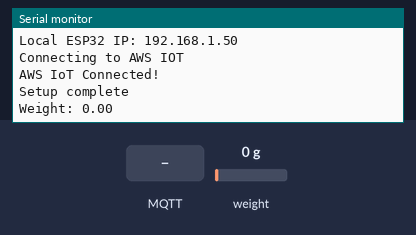
A sketch run on a simulated ESP32. On the bench: the last lines printed to the serial monitor. Inputs (shaded band) come from the test bench; at power-on: weight on the scale 0 g. WiFi joins after 1.5 s; servers stay silent unless stated; no MQTT or app messages arrive unless stated.

Above: at 5.1 s.
5.2 s: MQTT message "1" arrives on the first subscribed topic
At 6.8 s:
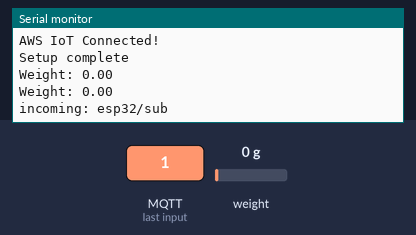
7.4 s: weight on the scale set to 100 g
At 8.5 s:
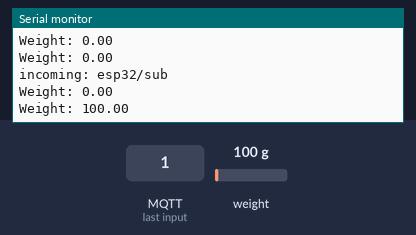
8.9 s: weight on the scale set to 1250 g
At 9.3 s:
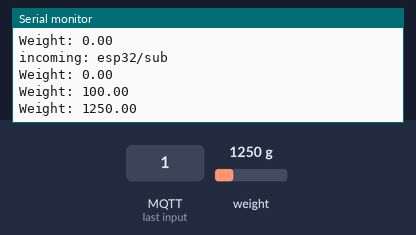
Timing chart, 0 to 11.9 s (numbered marks = the images above; inputs shaded):
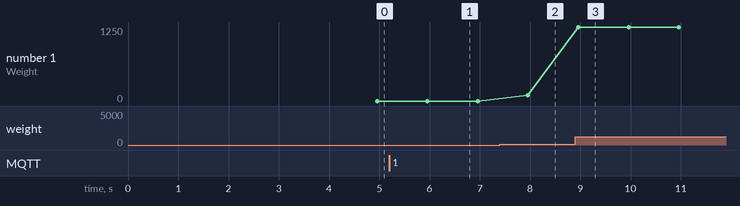

Measured:
- after the input at 5.2 s, the serial monitor: prints a new line after 0.76 s (image 1)
- after the input at 7.4 s, the serial monitor: prints a new line after 0.56 s (image 2)
- after the input at 8.9 s, the serial monitor: prints a new line after 0.06 s (image 3)
- plotted number 1: 0 → 100 after the input at 7.4 s, 100 → 1250 after the input at 8.9 s

The sketch:

AWSupload_file.ino
```cpp
#include <WiFi.h>
#include <WiFiClientSecure.h>
#include <PubSubClient.h>
#include <ArduinoJson.h>
#include <HX711_ADC.h>
#include "Secrets.h" // Ensure this file contains your WiFi and AWS credentials

#define AWS_IOT_PUBLISH_TOPIC   "esp32/pub"  //the resource-id of your AWS IoT policy document
#define AWS_IOT_SUBSCRIBE_TOPIC "esp32/sub"  //the resource-id of your AWS IoT policy document

WiFiClientSecure net = WiFiClientSecure();
PubSubClient client(net);

// HX711 Pins
const int HX711_dout = 32; // ESP32 Pin connected to HX711 dout
const int HX711_sck = 33;  // ESP32 Pin connected to HX711 sck
HX711_ADC LoadCell(HX711_dout, HX711_sck);

unsigned long t = 0;  // Time variable for loop checks

void connectAWS(){
  WiFi.mode(WIFI_STA);
  WiFi.begin(WIFI_SSID, WIFI_PASSWORD);

  Serial.println("Connecting to Wi-Fi");

  while (WiFi.status() != WL_CONNECTED)
  {
    delay(500);
    Serial.print(".");
  }

  Serial.println("\nConnected to the WiFi network");
  Serial.print("Local ESP32 IP: ");
  Serial.println(WiFi.localIP());

  // Configure WiFiClientSecure to use the AWS IoT device credentials
  net.setCACert(AWS_CERT_CA);
  net.setCertificate(AWS_CERT_CRT);
  net.setPrivateKey(AWS_CERT_PRIVATE);

  // Connect to the MQTT broker on the AWS endpoint we defined earlier
  client.setServer(AWS_IOT_ENDPOINT, 8883);
  client.setCallback(messageHandler);

  Serial.println("Connecting to AWS IOT");

  while (!client.connect(THINGNAME)){
      Serial.print(".");
      delay(100);
}

  if (!client.connected())
  {
    Serial.println("AWS IoT Timeout!");
    return;
  }

  // Subscribe to a topic
  client.subscribe(AWS_IOT_SUBSCRIBE_TOPIC);

  Serial.println("AWS IoT Connected!");

}

void publishMessage(float weight)
{
  StaticJsonDocument<200> doc;
  doc["food weight 1"] = weight;

  char msgBuffer[50];
  sprintf(msgBuffer, "{\"weight\": %.2f}", weight);
  client.publish(AWS_IOT_PUBLISH_TOPIC, msgBuffer);
}

void messageHandler(char* topic, byte* payload, unsigned int length)
{
  Serial.print("incoming: ");
  Serial.println(topic);

  StaticJsonDocument<200> doc;
  deserializeJson(doc, payload);
  const char* message = doc["message"];
  Serial.println(message);
}

void setup() {
  Serial.begin(115200);
  connectAWS();
  LoadCell.begin();
  LoadCell.start(2000, true);
  while (!LoadCell.update());
  LoadCell.setCalFactor(-1061.35);
  Serial.println("Setup complete");
}

void loop() {
  static boolean newDataReady = false;

  if (LoadCell.update()) newDataReady = true;

  if (newDataReady) {
    float weight = LoadCell.getData();
    Serial.print("Weight: ");
    Serial.println(weight);
    publishMessage(weight);
    newDataReady = false;
  }

  client.loop();
  delay(1000);
}
```

Secrets.h
```cpp
/*********
Header file

Instructions for AWS - https://how2electronics.com/connecting-esp32-to-amazon-aws-iot-core-using-mqtt/

*********/

#include <pgmspace.h>

#define SECRET
#define THINGNAME "ESP_WROOM_32"                      //TO DO: type your thing name between the quotation marks

const char WIFI_SSID[] = "UW MPSK";              //TO DO: type the WiFi network name (eg. "UW MPSK")
const char WIFI_PASSWORD[] = "VcT?4Vh&(,";          //TO DO: type the WiFi password in the quotes
const char AWS_IOT_ENDPOINT[] = "a20fxcajbhdrn1-ats.iot.us-east-2.amazonaws.com";       //TO DO: type your AWS IoT endpoint, located on the Settings page of the AWS IoT Console

// Amazon Root CA 1                           //TO DO: copy the Amazon Root CA 1 Certificate Key below
static const char AWS_CERT_CA[] PROGMEM = R"EOF(
-----BEGIN CERTIFICATE-----
MIIDQTCCAimgAwIBAgITBmyfz5m/jAo54vB4ikPmljZbyjANBgkqhkiG9w0BAQsF
ADA5MQswCQYDVQQGEwJVUzEPMA0GA1UEChMGQW1hem9uMRkwFwYDVQQDExBBbWF6
b24gUm9vdCBDQSAxMB4XDTE1MDUyNjAwMDAwMFoXDTM4MDExNzAwMDAwMFowOTEL
MAkGA1UEBhMCVVMxDzANBgNVBAoTBkFtYXpvbjEZMBcGA1UEAxMQQW1hem9uIFJv
b3QgQ0EgMTCCASIwDQYJKoZIhvcNAQEBBQADggEPADCCAQoCggEBALJ4gHHKeNXj
ca9HgFB0fW7Y14h29Jlo91ghYPl0hAEvrAIthtOgQ3pOsqTQNroBvo3bSMgHFzZM
9O6II8c+6zf1tRn4SWiw3te5djgdYZ6k/oI2peVKVuRF4fn9tBb6dNqcmzU5L/qw
IFAGbHrQgLKm+a/sRxmPUDgH3KKHOVj4utWp+UhnMJbulHheb4mjUcAwhmahRWa6
VOujw5H5SNz/0egwLX0tdHA114gk957EWW67c4cX8jJGKLhD+rcdqsq08p8kDi1L
93FcXmn/6pUCyziKrlA4b9v7LWIbxcceVOF34GfID5yHI9Y/QCB/IIDEgEw+OyQm
jgSubJrIqg0CAwEAAaNCMEAwDwYDVR0TAQH/BAUwAwEB/zAOBgNVHQ8BAf8EBAMC
AYYwHQYDVR0OBBYEFIQYzIU07LwMlJQuCFmcx7IQTgoIMA0GCSqGSIb3DQEBCwUA
A4IBAQCY8jdaQZChGsV2USggNiMOruYou6r4lK5IpDB/G/wkjUu0yKGX9rbxenDI
U5PMCCjjmCXPI6T53iHTfIUJrU6adTrCC2qJeHZERxhlbI1Bjjt/msv0tadQ1wUs
N+gDS63pYaACbvXy8MWy7Vu33PqUXHeeE6V/Uq2V8viTO96LXFvKWlJbYK8U90vv
o/ufQJVtMVT8QtPHRh8jrdkPSHCa2XV4cdFyQzR1bldZwgJcJmApzyMZFo6IQ6XU
5MsI+yMRQ+hDKXJioaldXgjUkK642M4UwtBV8ob2xJNDd2ZhwLnoQdeXeGADbkpy
rqXRfboQnoZsG4q5WTP468SQvvG5
-----END CERTIFICATE-----
)EOF";

// Device Certificate                         //TO DO: copy and paste the Device Certificate Key below
static const char AWS_CERT_CRT[] PROGMEM = R"KEY(
-----BEGIN CERTIFICATE-----
MIIDWTCCAkGgAwIBAgIUc3ow7BnCkIA09P+JgKHqgT4r3AIwDQYJKoZIhvcNAQEL
BQAwTTFLMEkGA1UECwxCQW1hem9uIFdlYiBTZXJ2aWNlcyBPPUFtYXpvbi5jb20g
SW5jLiBMPVNlYXR0bGUgU1Q9V2FzaGluZ3RvbiBDPVVTMB4XDTI0MDQyNjIzMjcz
NloXDTQ5MTIzMTIzNTk1OVowHjEcMBoGA1UEAwwTQVdTIElvVCBDZXJ0aWZpY2F0
ZTCCASIwDQYJKoZIhvcNAQEBBQADggEPADCCAQoCggEBAKppFv6vU2oGdFl7Olkg
eBAG6/RShLG9nsjDtkyk2b6WQff7PmI9h+3wxH1l5gx0u2P4DTq28gsSk6NeSV36
VPVVWiRKRRQ3nXeMO/rUK6RIFdmqNlgzGnseAAwkdluCh6QLPBrfMIg5K9Ypr6gW
Qtur9hpqvpRRT856zSFARZI5Fs7BF0IXZjnwpzCciZESaSgxjJNvTEPNH4tgtU9E
g+o9p8sb8Gemlbe29Cyifnsro7Yammuu/2PHpsTfDjd9VcFnh+imDnNEjYbQDL37
5CdqPe7MgRAjILHiyV32iQowz8LfUpfDUxhW3ERF/kLwFkVTJlrpjXDWgHbQ4pxW
69ECAwEAAaNgMF4wHwYDVR0jBBgwFoAUA+3nLzZ7HtWVYVmcOQ8k0zB1flUwHQYD
VR0OBBYEFBq4O+F7sInfGSydXx86R1AlpaJCMAwGA1UdEwEB/wQCMAAwDgYDVR0P
AQH/BAQDAgeAMA0GCSqGSIb3DQEBCwUAA4IBAQCVKSixEP8MBODGU+tCL0y4xvVx
kJCK6TuVsw/tAC4K63xe0t7ky2q06U9S6JPilmWvhYsm2sWn2l2IR4FfgK9FAhoL
5HlDmR6sTaDzgdQlVZrwQhaJPBZlqAUTtzUi8Ev/tD+LWtjYSYp2uwZ4/yxl4YFB
KrO7fJ30akAHbY4rT9ms6O5+7igzONC+fp08+mjJMCl04CF+WgzPGkwxBUNV+Ob0
YNw84eh3J7csW3nG2DN0cukUvp4J9aCxyxfe/IrVxjX+qgCT/Hw21LZ92Eoqlwkk
vj2ErEJRr2lMe29BqRF5zZr8U7K6oFlRKBgm/ANujDpn34RzduSGwMT/ledf
-----END CERTIFICATE-----
)KEY";

// Device Private Key                         //TO DO: copy and paste the Device Private Key below
static const char AWS_CERT_PRIVATE[] PROGMEM = R"KEY(
-----BEGIN RSA PRIVATE KEY-----
MIIEpAIBAAKCAQEAqmkW/q9TagZ0WXs6WSB4EAbr9FKEsb2eyMO2TKTZvpZB9/s+
Yj2H7fDEfWXmDHS7Y/gNOrbyCxKTo15JXfpU9VVaJEpFFDedd4w7+tQrpEgV2ao2
WDMaex4ADCR2W4KHpAs8Gt8wiDkr1imvqBZC26v2Gmq+lFFPznrNIUBFkjkWzsEX
QhdmOfCnMJyJkRJpKDGMk29MQ80fi2C1T0SD6j2nyxvwZ6aVt7b0LKJ+eyujthqa
a67/Y8emxN8ON31VwWeH6KYOc0SNhtAMvfvkJ2o97syBECMgseLJXfaJCjDPwt9S
l8NTGFbcREX+QvAWRVMmWumNcNaAdtDinFbr0QIDAQABAoIBAGaEJiM9Uk8cZu5V
5bosgE4T++rVoaJT0qwwoQDmw1+WgUUvzk3Heni4OVy+6nBf4UO4vCywVlg26r6D
QFva9zVIDZx7WadZ9c8ve/3fmgmQnCR/84WH6MxcNecYIGPY2MTlRVldH5Mz4Z1L
IrNaAQqqHrmxsckESaCL28+/HJtj5VDeRkZ8zMo0jMXiXw/Qzw8DdVTmCKPpy80T
f5RudP/gpIDqtNzzUPyIDMIA9fiF4IvkmFu0FpaC9gOKfjXRWLkqgljU5jg+vxhf
yVW5mBKf2NCaXZSAh42cn7TR+ZslZyosEMV9NRAFfqMzZqzd0azqHd4Aa4EcMBUR
AGgN72kCgYEA2FZd90ajs1da8wHfhrv9i5YY40xHw5vIjJUpU2cuvtcsjConwkht
clOV27ztBoyrs78vWYQFnjsbfbFFHZpoPHLz6tXadPVPSZHpXTp7EMVMht+131tx
W46srnQWZtAnHnb+QOFX76LR04aMNip5zfgqPZIcpk+hPPMwYzjiZOsCgYEAyacu
ANlXwb95VdV5xknrqsg+/qXeN0IZHs5g9eL0h0iCDDrSP41ICLSFZMhk/gGQkOFD
Zz0b5Cyfj26HSwkbFQEwEx+oHTEz0zOr4qGS1s9sOKJEoM3ce1khKZ4kI/WofNjn
KqmJg2XDezLFfwGxmb8/C8TTIGO9OR3vzwbmMzMCgYEAjGhprj7Lqm9M2SFjGQhU
A8+UMZnljeBC5nM9EiOK5FO1VvdZPLBTUHtNbQOOdsy/9/Zi3d9g4hSMwCRYrmDz
vCADjWvk0DoSjrZD1r1I+FaFV5hEa0XnKbxM+SDhFTON4Cjs1eEreJ2dP4M450Lk
MTka+UEmlQ5joLJZulxGG6cCgYEAlyBv3bsFhfLWIHno1a64rDl+3KG6tHcZFHlf
OWhqEqlIrZm30GE1xzBjeHCnH6ZUjgAE3+5wZMT8oCYZxyZ/4XIOcYacG6SwTmy/
OQ4WWl8BoEAcZtdhkh/uNp6KP1jweQCl3tdIc+1kX4Rhdxnx3GP0AAH2qKOXQKMr
AmENTPkCgYBHZkm4dDWientoYWCk3MX9tT5GsQ8910EZl6xk3W7KKXSPdICzirE6
z6UbRCi/9z3RkLRmaMOGsvFImZijWcegCu3WJA7A4ebogAqTho0j9adpRHgoBH+v
E5LPvp7mX1p8bjHqi6rLynn5KXTBKGIF+BGrCDHQQC9Kf/bmNlnS5w==
-----END RSA PRIVATE KEY-----
)KEY";
```
